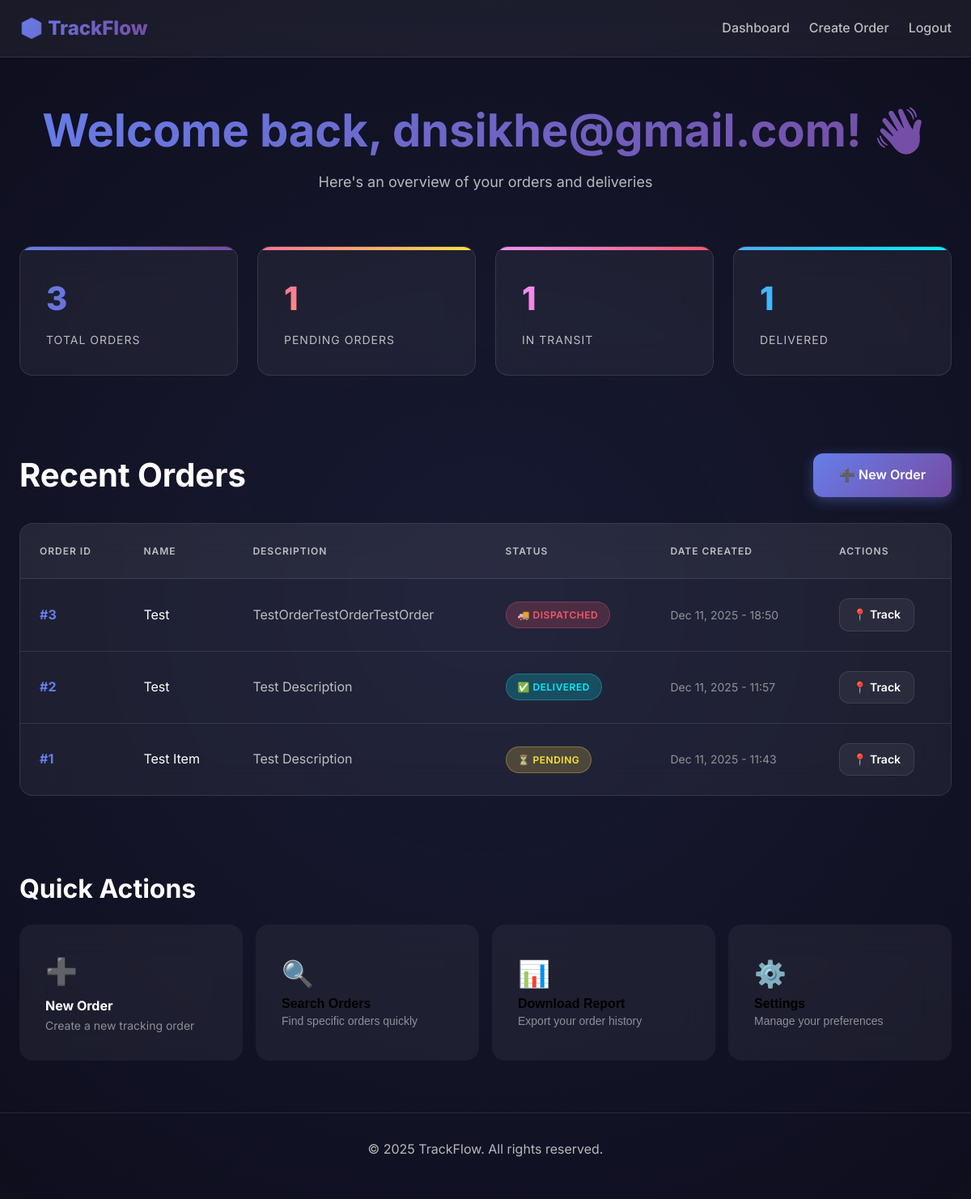
The page /dashboard/ (signed in) on the database its author committed.
### main/models.py (models this page shows, shortened)
class Order(models.Model):
    user = models.ForeignKey(User, on_delete=models.CASCADE, related_name="delivery_user")
    name = models.CharField(max_length=255)
    description = models.TextField()
    status = models.CharField(max_length=255, choices=STATUS, default='pending')
    pickup_address = models.CharField(max_length=500, blank=True, null=True)
    pickup_latitude = models.DecimalField(max_digits=9, decimal_places=6, blank=True, null=True)
    pickup_longitude = models.DecimalField(max_digits=9, decimal_places=6, blank=True, null=True)
    delivery_address = models.CharField(max_length=500, blank=True, null=True)
    delivery_latitude = models.DecimalField(max_digits=9, decimal_places=6, blank=True, null=True)
    delivery_longitude = models.DecimalField(max_digits=9, decimal_places=6, blank=True, null=True)
    current_latitude = models.DecimalField(max_digits=9, decimal_places=6, blank=True, null=True)
    current_longitude = models.DecimalField(max_digits=9, decimal_places=6, blank=True, null=True)
    last_location_update = models.DateTimeField(blank=True, null=True)
    assigned_dispatch = models.ForeignKey(User, on_delete=models.SET_NULL, null=True, blank=True, related_name="assigned_orders")
    accepted_at = models.DateTimeField(blank=True, null=True)
    date_created = models.DateTimeField(auto_now_add=True)
    class Meta:
        ordering = ['-date_created']

### main/views.py (the view)
# urls.py: path('dashboard/', dashboard, name='dashboard'),
@login_required(login_url='login')
def dashboard(request):
    orders = Order.objects.filter(user=request.user).order_by('-date_created')
    stats = {
        'total_orders': orders.count(),
        'pending': orders.filter(status='pending').count(),
        'dispatched': orders.filter(status='dispatched').count(),
        'delivered': orders.filter(status='delivered').count(),
    }
    context = {
        'orders': orders,
        'stats': stats,
    }
    return render(request, 'dashboard.html', context)

### main/templates/dashboard.html (shortened to what this page needs)
{% extends 'base.html' %}
{% block content %}
<nav class="navbar">
    <div class="container navbar-container">
        <a href="{% url 'home' %}" class="navbar-brand">📦 TrackFlow</a>
        <ul class="navbar-menu">
            <li><a href="{% url 'dashboard' %}" class="navbar-link">Dashboard</a></li>
            <li><a href="{% url 'create_order' %}" class="navbar-link">Create Order</a></li>
            <li><a href="{% url 'logout' %}" class="navbar-link">Logout</a></li>
        </ul>
    </div>
</nav>
<div class="dashboard">
    <div class="container">
        <div class="dashboard-header">
            <h1>Welcome back, {{ user.username }}! 👋</h1>
            <p style="color: var(--text-secondary); font-size: 1.125rem;">
                Here's an overview of your orders and deliveries
            </p>
        </div>
        <div class="stats-grid">
            <div class="stat-card">
                <div class="stat-value">{{ stats.total_orders }}</div>
                <div class="stat-label">Total Orders</div>
            </div>
            <div class="stat-card">
                <div class="stat-value"
                    style="background: var(--warning-gradient); -webkit-background-clip: text; background-clip: text; -webkit-text-fill-color: transparent;">
                    {{ stats.pending }}
                </div>
                <div class="stat-label">Pending Orders</div>
            </div>
            <div class="stat-card">
                <div class="stat-value"
                    style="background: var(--secondary-gradient); -webkit-background-clip: text; background-clip: text; -webkit-text-fill-color: transparent;">
                    {{ stats.dispatched }}
                </div>
                <div class="stat-label">In Transit</div>
            </div>
            <div class="stat-card">
                <div class="stat-value"
                    style="background: var(--success-gradient); -webkit-background-clip: text; background-clip: text; -webkit-text-fill-color: transparent;">
                    {{ stats.delivered }}
                </div>
                <div class="stat-label">Delivered</div>
            </div>
        </div>
        <div class="orders-section">
            <div style="display: flex; justify-content: space-between; align-items: center; margin-bottom: 2rem;">
                <h2 class="section-title" style="margin-bottom: 0;">Recent Orders</h2>
                <a href="{% url 'create_order' %}" class="btn btn-primary">
                    ➕ New Order
                </a>
            </div>
            {% if orders %}
            <div class="orders-table">
                <table>
                    <thead>
                        <tr>
                            <th>Order ID</th>
                            <th>Name</th>
                            <th>Description</th>
                            <th>Status</th>
                            <th>Date Created</th>
                            <th>Actions</th>
                        </tr>
                    </thead>
                    <tbody>
                        {% for order in orders %}
                        <tr>
                            <td>
                                <strong style="color: var(--primary);">#{{ order.id }}</strong>
                            </td>
                            <td>{{ order.name }}</td>
                            <td>
                                <span style="color: var(--text-secondary);">
                                    {{ order.description|truncatewords:8 }}
                                </span>
                            </td>
                            <td>
                                {% if order.status == 'pending' %}
                                <span class="badge badge-pending">⏳ Pending</span>
                                {% elif order.status == 'dispatched' %}
                                <span class="badge badge-dispatched">🚚 Dispatched</span>
                                {% elif order.status == 'delivered' %}
                                <span class="badge badge-delivered">✅ Delivered</span>
                                {% endif %}
                            </td>
                            <td>
                                <span style="color: var(--text-muted); font-size: 0.875rem;">
                                    {{ order.date_created|date:"M d, Y - H:i" }}
                                </span>
                            </td>
                            <td>
                                <a href="{% url 'track_order' order.id %}" class="btn btn-secondary"
                                    style="padding: 0.5rem 1rem; font-size: 0.875rem; text-decoration: none;">
                                    📍 Track
                                </a>
                            </td>
                        </tr>
                        {% endfor %}
                    </tbody>
                </table>
            </div>
            {% endif %}
        </div>
        <div style="margin-top: 3rem;">
            <h3 style="margin-bottom: 1.5rem;">Quick Actions</h3>
            <div style="display: grid; grid-template-columns: repeat(auto-fit, minmax(200px, 1fr)); gap: 1rem;">
                <a href="{% url 'create_order' %}" class="card glass-hover"
                    style="border: none; cursor: pointer; text-align: left; text-decoration: none; color: inherit;">
                    <div style="font-size: 2rem; margin-bottom: 0.5rem;">➕</div>
                    <h4 style="font-size: 1rem; margin-bottom: 0.25rem;">New Order</h4>
                    <p style="font-size: 0.875rem; color: var(--text-muted); margin-bottom: 0;">
                        Create a new tracking order
                    </p>
                </a>
                <button class="card glass-hover" style="border: none; cursor: pointer; text-align: left;"
                    onclick="alert('Search feature coming soon!')">
                    <div style="font-size: 2rem; margin-bottom: 0.5rem;">🔍</div>
                    <h4 style="font-size: 1rem; margin-bottom: 0.25rem;">Search Orders</h4>
                    <p style="font-size: 0.875rem; color: var(--text-muted); margin-bottom: 0;">
                        Find specific orders quickly
                    </p>
                </button>
                <button class="card glass-hover" style="border: none; cursor: pointer; text-align: left;"
                    onclick="alert('Download report feature coming soon!')">
                    <div style="font-size: 2rem; margin-bottom: 0.5rem;">📊</div>
                    <h4 style="font-size: 1rem; margin-bottom: 0.25rem;">Download Report</h4>
                    <p style="font-size: 0.875rem; color: var(--text-muted); margin-bottom: 0;">
                        Export your order history
                    </p>
                </button>
                <button class="card glass-hover" style="border: none; cursor: pointer; text-align: left;"
                    onclick="alert('Settings feature coming soon!')">
                    <div style="font-size: 2rem; margin-bottom: 0.5rem;">⚙️</div>
                    <h4 style="font-size: 1rem; margin-bottom: 0.25rem;">Settings</h4>
                    <p style="font-size: 0.875rem; color: var(--text-muted); margin-bottom: 0;">
                        Manage your preferences
                    </p>
                </button>
            </div>
        </div>
    </div>
</div>
<footer
    style="border-top: 1px solid var(--border-color); padding: 2rem 0; margin-top: 4rem; text-align: center; color: var(--text-muted);">
    <div class="container">
        <p>&copy; 2025 TrackFlow. All rights reserved.</p>
    </div>
</footer>
{% endblock %}

### rows shown on the page
Order: id "3", name "Test", description "TestOrderTestOrderTestOrder", status "🚚 DISPATCHED", date_created "Dec 11, 2025 - 18:50"
Order: id "2", name "Test", description "Test Description", status "✅ DELIVERED", date_created "Dec 11, 2025 - 11:57"
Order: id "1", name "Test Item", description "Test Description", status "⏳ PENDING", date_created "Dec 11, 2025 - 11:43"

### other values the page prints
{{ user.username }} "dnsikhe@gmail.com"
{{ stats.total_orders }} "3"
{{ stats.pending }} "1"
{{ stats.dispatched }} "1"
{{ stats.delivered }} "1"
